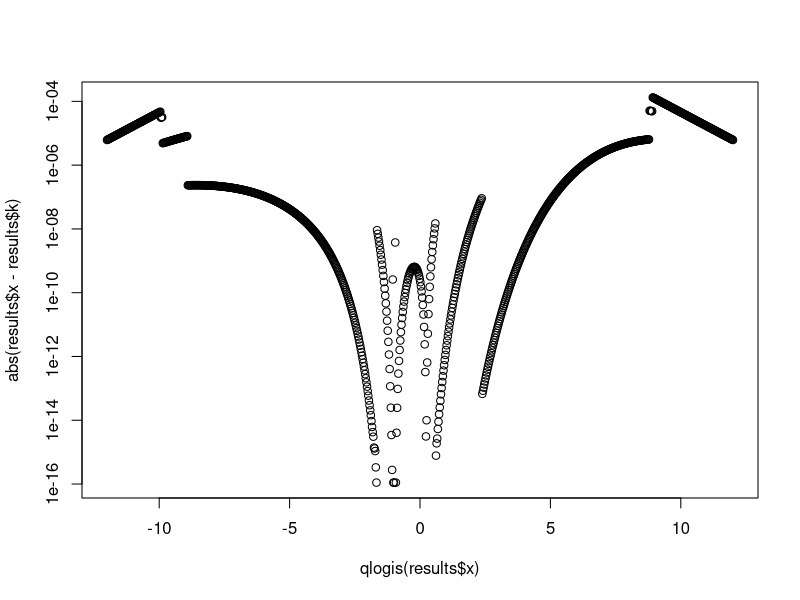

The R source for this figure:
f_inv <- function(p, tol=.Machine$double.eps^0.5) {
  # Inverse CDF of F(x)=1-f(x) on (0,1).
  # p : numeric vector in [0,1]
  # maxiter : maximum Newton steps per evaluation

  if (any(p < 0 | p > 1)) stop("All p must lie in [0,1]")

  dig1 <- digamma(1.0)      # = -gamma
  tri1 <- trigamma(1.0)     # = pi^2/6

  alpha0 <- 1.78784229
  beta0  <- 2.82868897
  x0 <- qbeta(p, alpha0, beta0)

  # Prepare output
  q <- numeric(length(p))
  iter <- numeric(length(p))
  eps <- .Machine$double.eps

  for (i in seq_along(p)) {
    pi <- p[i]
    if (pi <= tol)      { q[i] <- 0; next }
    if (1 - pi <= tol)  { q[i] <- 1; next }

    # target T = 1-p: we solve f(x) = T
    Tgt <- 1 - pi
    xi  <- x0[i]
    xi  <- pmin(pmax(xi, eps), 1 - eps)

    # Newton iterations
    for (it in seq_len(10)) {
      A   <- digamma(xi) - dig1
      D   <- tri1 + trigamma(xi)
      fxi <- A*A / D
      err <- fxi - Tgt
      if (abs(err) < tol) break

      d1     <- trigamma(xi)
      d2     <- psigamma(xi, 2)   # tetragamma
      fprime <- (2*A*d1*D - A*A*d2) / (D*D)

      xi <- xi - err/fprime
      # clamp back into (0,1)
      xi <- pmin(pmax(xi, eps), 1 - eps)
    }

    q[i] <- xi
    iter[i] <- it
  }

  c(k = q, iter = iter)
}


f <- \(k) 1 - (digamma(k) - digamma(1))^2 / (trigamma(1) + trigamma(k))


x <- exp(seq(log(1e-7), log(1-1e-7), length.out = 1000))
#x <- exp(seq(log(1e-8), log(1-1e-8), length.out = 1000))


x <- plogis(seq(-12, 12, length.out = 1000))
y <- f(x)



results <- as.data.frame(cbind(x = x, cv = y, t(sapply(y, f_inv))))
sum((results$x - results$k)^2)
max(abs(results$x - results$k))

mean(results$iter)
table(results$iter)


plot(qlogis(results$x), abs(results$x - results$k), log = "y")

#plot(results$x, abs(results$x - results$k) / results$x)

#plot(results$x, results$k, type = "l")

options(digits = 5)
microbenchmark::microbenchmark(f_inv(0.01))
